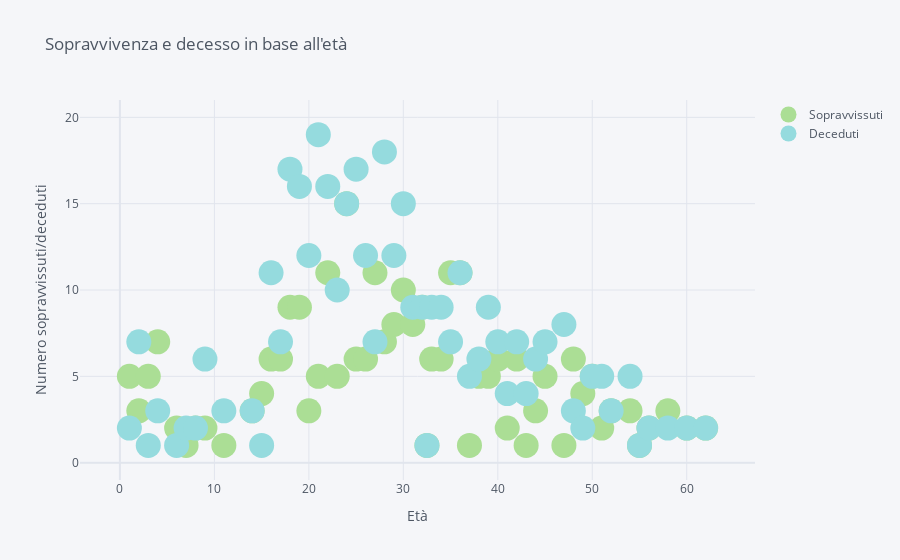

The notebook cell saved with this chart:
### Code cell
dfSopravvissutiEtà.iplot(x="Age", y = ["Sopravvissuti", "Deceduti"], mode = 'markers', size = 25, title="Sopravvivenza e decesso in base all'età", xTitle='Età', yTitle='Numero sopravvissuti/deceduti', color=colors)

### Figure 1 — Plotly figure (JSON) as saved in the notebook; plotly's stock layout.template omitted (floating-point values rounded to 4 significant figures)
{"data": [{"line": {"color": "rgba(171, 222, 149, 1.0)", "dash": "solid", "shape": "linear", "width": 1.3}, "marker": {"size": 25, "symbol": "circle"}, "mode": "markers", "name": "Sopravvissuti", "text": "", "type": "scatter", "x": [1, 2, 3, 4, 6, 7, 8, 9, 11, 14, 15, 16, 17, 18, 19, 20, 21, 22, 23, 24, 25, 26, 27, 28, 29, 30, 31, 32, 32.5, 33, 34, 35, 36, 37, 38, 39, 40, 41, 42, 43, 44, 45, 47, 48, 49, 50, 51, 52, 54, 55, 56, 58, 60, 62], "y": [5, 3, 5, 7, 2, 1, 2, 2, 1, 3, 4, 6, 6, 9, 9, 3, 5, 11, 5, 15, 6, 6, 11, 7, 8, 10, 8, 9, 1, 6, 6, 11, 11, 1, 5, 5, 6, 2, 6, 1, 3, 5, 1, 6, 4, 5, 2, 3, 3, 1, 2, 3, 2, 2]}, {"line": {"color": "rgba(149, 219, 222, 1.0)", "dash": "solid", "shape": "linear", "width": 1.3}, "marker": {"size": 25, "symbol": "circle"}, "mode": "markers", "name": "Deceduti", "text": "", "type": "scatter", "x": [1, 2, 3, 4, 6, 7, 8, 9, 11, 14, 15, 16, 17, 18, 19, 20, 21, 22, 23, 24, 25, 26, 27, 28, 29, 30, 31, 32, 32.5, 33, 34, 35, 36, 37, 38, 39, 40, 41, 42, 43, 44, 45, 47, 48, 49, 50, 51, 52, 54, 55, 56, 58, 60, 62], "y": [2, 7, 1, 3, 1, 2, 2, 6, 3, 3, 1, 11, 7, 17, 16, 12, 19, 16, 10, 15, 17, 12, 7, 18, 12, 15, 9, 9, 1, 9, 9, 7, 11, 5, 6, 9, 7, 4, 7, 4, 6, 7, 8, 3, 2, 5, 5, 3, 5, 1, 2, 2, 2, 2]}], "layout": {"legend": {"bgcolor": "#F5F6F9", "font": {"color": "#4D5663"}}, "paper_bgcolor": "#F5F6F9", "plot_bgcolor": "#F5F6F9", "title": {"font": {"color": "#4D5663"}, "text": "Sopravvivenza e decesso in base all'età"}, "xaxis": {"gridcolor": "#E1E5ED", "showgrid": true, "tickfont": {"color": "#4D5663"}, "title": {"font": {"color": "#4D5663"}, "text": "Età"}, "zerolinecolor": "#E1E5ED"}, "yaxis": {"gridcolor": "#E1E5ED", "showgrid": true, "tickfont": {"color": "#4D5663"}, "title": {"font": {"color": "#4D5663"}, "text": "Numero sopravvissuti/deceduti"}, "zerolinecolor": "#E1E5ED"}}}
